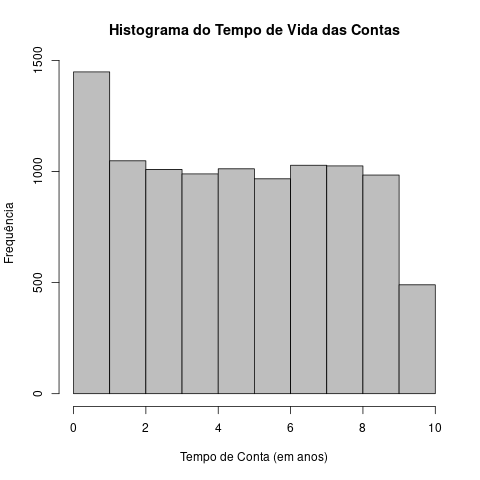

Reproduce this figure in R.
TempoConta = DATASET.MQA$Tempo_de_Conta
png("HistogramaTempoConta.png")
hist(TempoConta, main = "Histograma do Tempo de Vida das Contas", ylab = "Frequência", xlab = "Tempo de Conta (em anos)" , col = "gray", breaks = 11, xlim = c(0, 10))
dev.off()